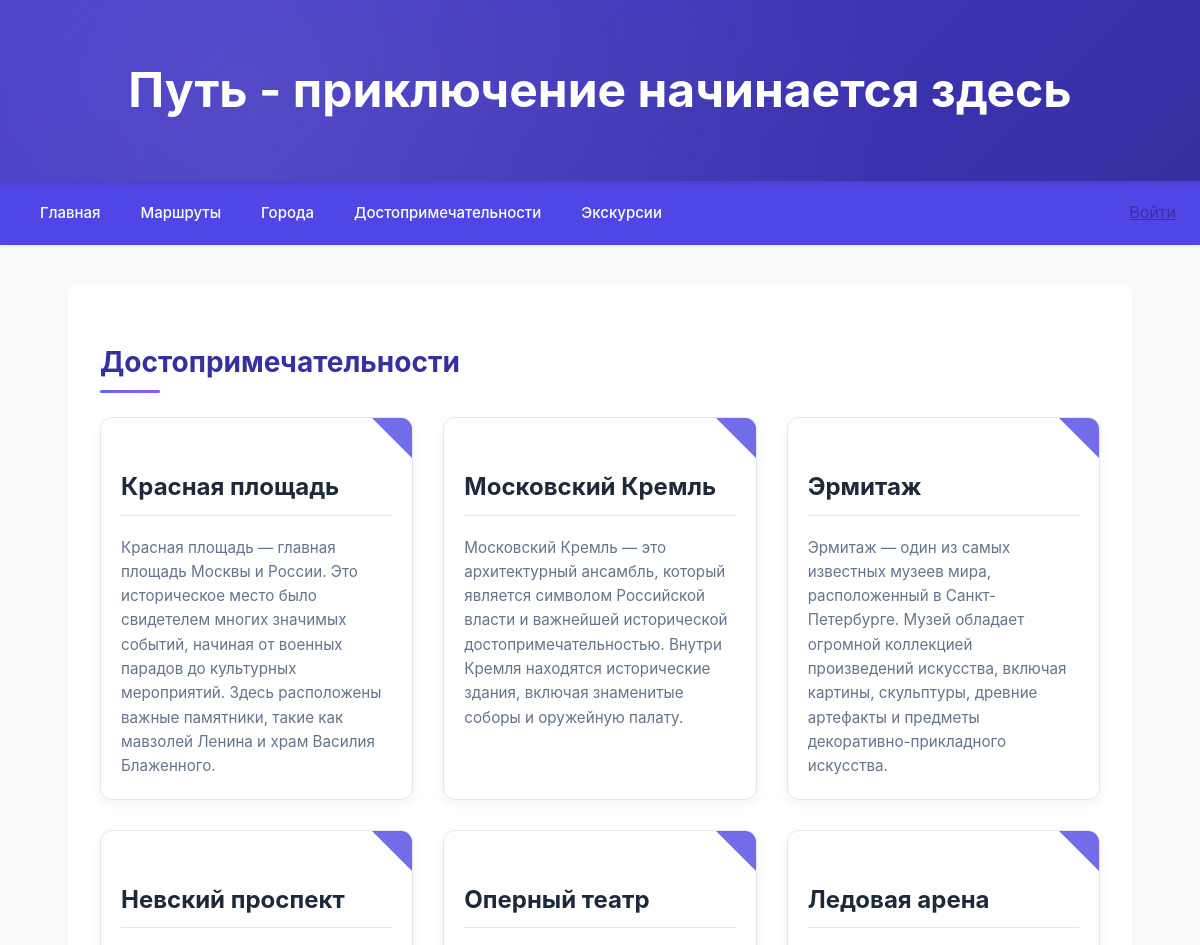
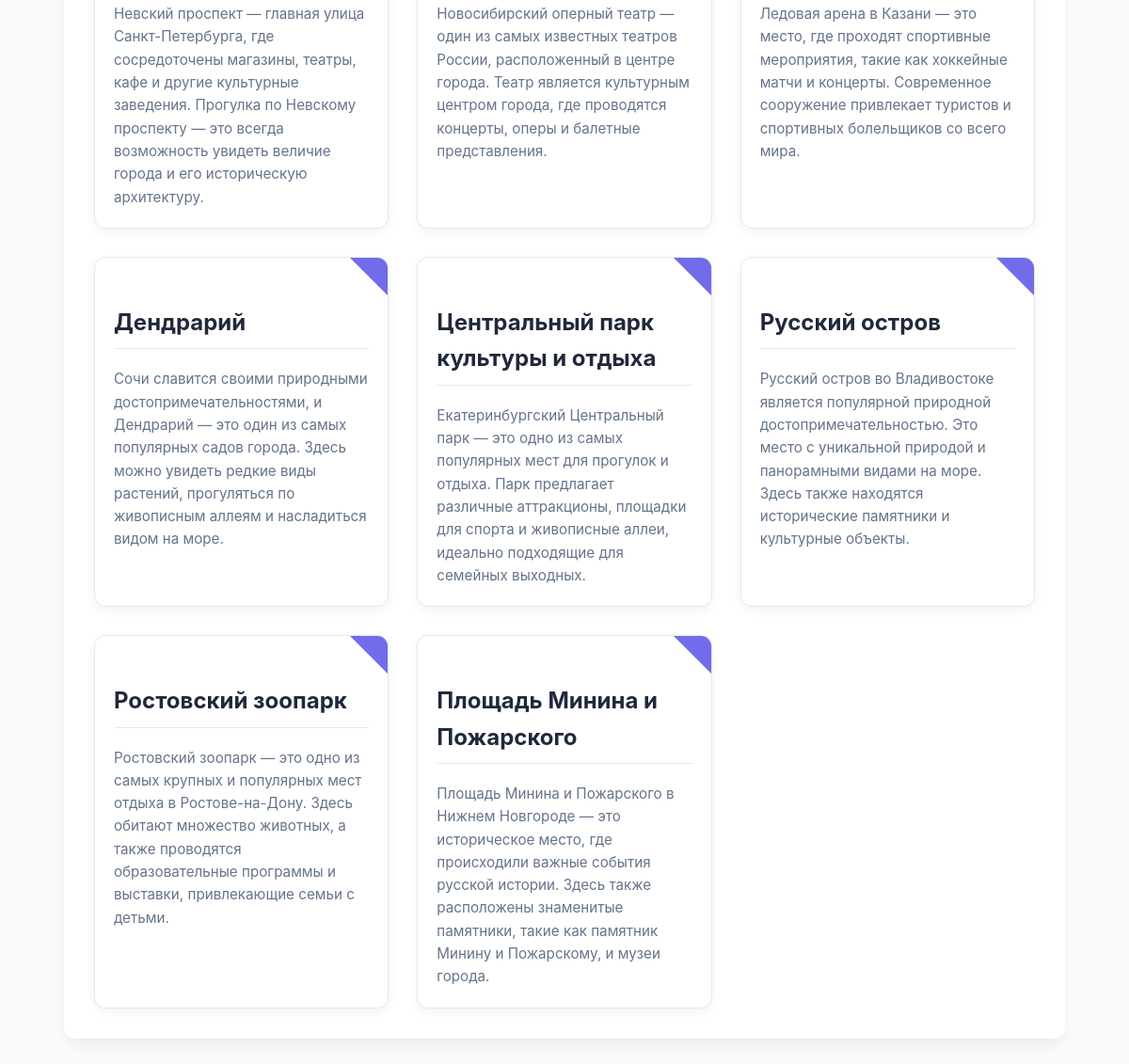
The page /attractions.php on the database its author committed (2 pictures, top to bottom).
### tables this page shows
CREATE TABLE attractions (
    id INTEGER PRIMARY KEY AUTOINCREMENT,
    name TEXT NOT NULL,
    description TEXT NOT NULL,
    image_path TEXT
);

### attractions.php (the view, shortened to what this page needs)
<?php
include 'db.php';
include 'header.php';
$result = $db->query("SELECT id, name, description FROM attractions");
$attractions = [];
while ($row = $result->fetchArray(SQLITE3_ASSOC)) {
    $attractions[] = $row;
}
?>
<!DOCTYPE html>
<html lang="ru">
<head>
    <link rel="stylesheet" href="styles.css">
<div class="content">
    <h2>Достопримечательности</h2>
    <div class="attractions-list">
        <?php foreach ($attractions as $attraction): ?>
            <div class="attraction">
                <div class="attraction-content">
                    <h3><a href="attraction.php?id=<?= $attraction['id'] ?>">
                        <?= htmlspecialchars($attraction['name']) ?>
                    </a></h3>
                    <p><?= htmlspecialchars($attraction['description']) ?></p>
                </div>
            </div>
        <?php endforeach; ?>
    </div>
</div>
</body>
</html>

### header.php (shortened to what this page needs)
<!DOCTYPE html>
<html lang="ru">
<head>
    <link rel="stylesheet" href="styles.css">
</head>
<body>
    <div class="header">
        <h1>Путь - приключение начинается здесь</h1>
    </div>
<div class="nav">
    <div class="left-nav">
        <a href="index.php">Главная</a>
        <a href="routes.php">Маршруты</a>
        <a href="cities.php">Города</a>
        <a href="attractions.php">Достопримечательности</a>
        <a href="tours.php">Экскурсии</a>
    </div>
    <?php if (isset($_SESSION['username'])): ?>
        <div class="user-links">
            <a href="profile.php">Личный кабинет</a>
            <a href="logout.php" class="logout">Выйти</a>
        </div>
    <?php else: ?>
        <a href="login.php" class="logout">Войти</a>
    <?php endif; ?>
</div>

### styles.css (style rules this page uses)
body { font-family: 'Inter', -apple-system, BlinkMacSystemFont, 'Segoe UI', Roboto, Oxygen, Ubuntu, Cantarell, sans-serif; margin: 0; padding: 0; background-color: #f8fafc; color: #1e293b; line-height: 1.6; }
.header { background: linear-gradient(135deg, #4338ca 0%, #3730a3 100%); color: white; padding: 20px; text-align: center; font-size: 24px; font-weight: 700; box-shadow: 0 4px 6px -1px rgba(0, 0, 0, 0.1); position: relative; overflow: hidden; }
.header::after { content: ''; position: absolute; top: 0; left: 0; right: 0; bottom: 0; background: radial-gradient(circle at 20% 50%, rgba(255,255,255,0.1) 0%, transparent 70%); }
.nav { display: flex; justify-content: space-between; align-items: center; background: #4f46e5; padding: 12px 24px; box-shadow: 0 2px 4px rgba(0, 0, 0, 0.05); }
.left-nav, .user-links { display: flex; gap: 8px; }
.left-nav a, .user-links a { color: white; text-decoration: none; padding: 8px 16px; border-radius: 8px; transition: all 0.3s ease; font-weight: 500; font-size: 15px; }
.content { max-width: 1000px; margin: 40px auto; padding: 32px; background: white; border-radius: 12px; box-shadow: 0 10px 15px -3px rgba(0, 0, 0, 0.05), 0 4px 6px -2px rgba(0, 0, 0, 0.025); }
.content h2 { color: #3730a3; font-size: 28px; margin-bottom: 24px; font-weight: 700; position: relative; padding-bottom: 8px; }
.content h2::after { content: ''; position: absolute; bottom: 0; left: 0; width: 60px; height: 3px; background: linear-gradient(90deg, #6366f1 0%, #8b5cf6 100%); border-radius: 3px; }
a { color: #3730a3; }
.attraction::before { content: ''; position: absolute; top: 0; right: 0; width: 0; height: 0; border-style: solid; border-width: 0 40px 40px 0; border-color: transparent #4f46e5 transparent transparent; opacity: 0.8; }
.attractions-list { display: grid; grid-template-columns: repeat(auto-fill, minmax(300px, 1fr)); gap: 30px; margin-top: 20px; }
.attraction { background: white; border-radius: 12px; overflow: hidden; box-shadow: 0 4px 12px rgba(0, 0, 0, 0.05); transition: all 0.3s ease; border: 1px solid #e2e8f0; position: relative; }
.attraction-content { padding: 20px; }
.attraction h3 { margin: 0 0 12px 0; font-size: 1.4rem; }
.attraction h3 a { color: #1e293b; text-decoration: none; transition: color 0.2s ease; display: inline-block; }
.attraction p { color: #64748b; margin: 0; line-height: 1.6; font-size: 0.95rem; }
.content h3 { color: #1e3a8a; font-size: 1.5rem; margin: 30px 0 20px; padding-bottom: 8px; border-bottom: 1px solid #e2e8f0; }

### rows shown on the page
attractions: name "Красная площадь", description "Красная площадь — главная площадь Москвы и России. Это историческое место было свидетелем многих значимых событий, начиная от военных парадов до культурных мероприятий. Здесь расположены важные памятники, такие как мавзолей Ленина и храм Василия Блаженного."
attractions: name "Московский Кремль", description "Московский Кремль — это архитектурный ансамбль, который является символом Российской власти и важнейшей исторической достопримечательностью. Внутри Кремля находятся исторические здания, включая знаменитые соборы и оружейную палату."
attractions: name "Эрмитаж", description "Эрмитаж — один из самых известных музеев мира, расположенный в Санкт-Петербурге. Музей обладает огромной коллекцией произведений искусства, включая картины, скульптуры, древние артефакты и предметы декоративно-прикладного искусства."
attractions: name "Невский проспект", description "Невский проспект — главная улица Санкт-Петербурга, где сосредоточены магазины, театры, кафе и другие культурные заведения. Прогулка по Невскому проспекту — это всегда возможность увидеть величие города и его историческую архитектуру."
attractions: name "Оперный театр", description "Новосибирский оперный театр — один из самых известных театров России, расположенный в центре города. Театр является культурным центром города, где проводятся концерты, оперы и балетные представления."
attractions: name "Ледовая арена", description "Ледовая арена в Казани — это место, где проходят спортивные мероприятия, такие как хоккейные матчи и концерты. Современное сооружение привлекает туристов и спортивных болельщиков со всего мира."
attractions: name "Дендрарий", description "Сочи славится своими природными достопримечательностями, и Дендрарий — это один из самых популярных садов города. Здесь можно увидеть редкие виды растений, прогуляться по живописным аллеям и насладиться видом на море."
attractions: name "Центральный парк культуры и отдыха", description "Екатеринбургский Центральный парк — это одно из самых популярных мест для прогулок и отдыха. Парк предлагает различные аттракционы, площадки для спорта и живописные аллеи, идеально подходящие для семейных выходных."
attractions: name "Русский остров", description "Русский остров во Владивостоке является популярной природной достопримечательностью. Это место с уникальной природой и панорамными видами на море. Здесь также находятся исторические памятники и культурные объекты."
attractions: name "Ростовский зоопарк", description "Ростовский зоопарк — это одно из самых крупных и популярных мест отдыха в Ростове-на-Дону. Здесь обитают множество животных, а также проводятся образовательные программы и выставки, привлекающие семьи с детьми."
attractions: name "Площадь Минина и Пожарского", description "Площадь Минина и Пожарского в Нижнем Новгороде — это историческое место, где происходили важные события русской истории. Здесь также расположены знаменитые памятники, такие как памятник Минину и Пожарскому, и музеи города."
